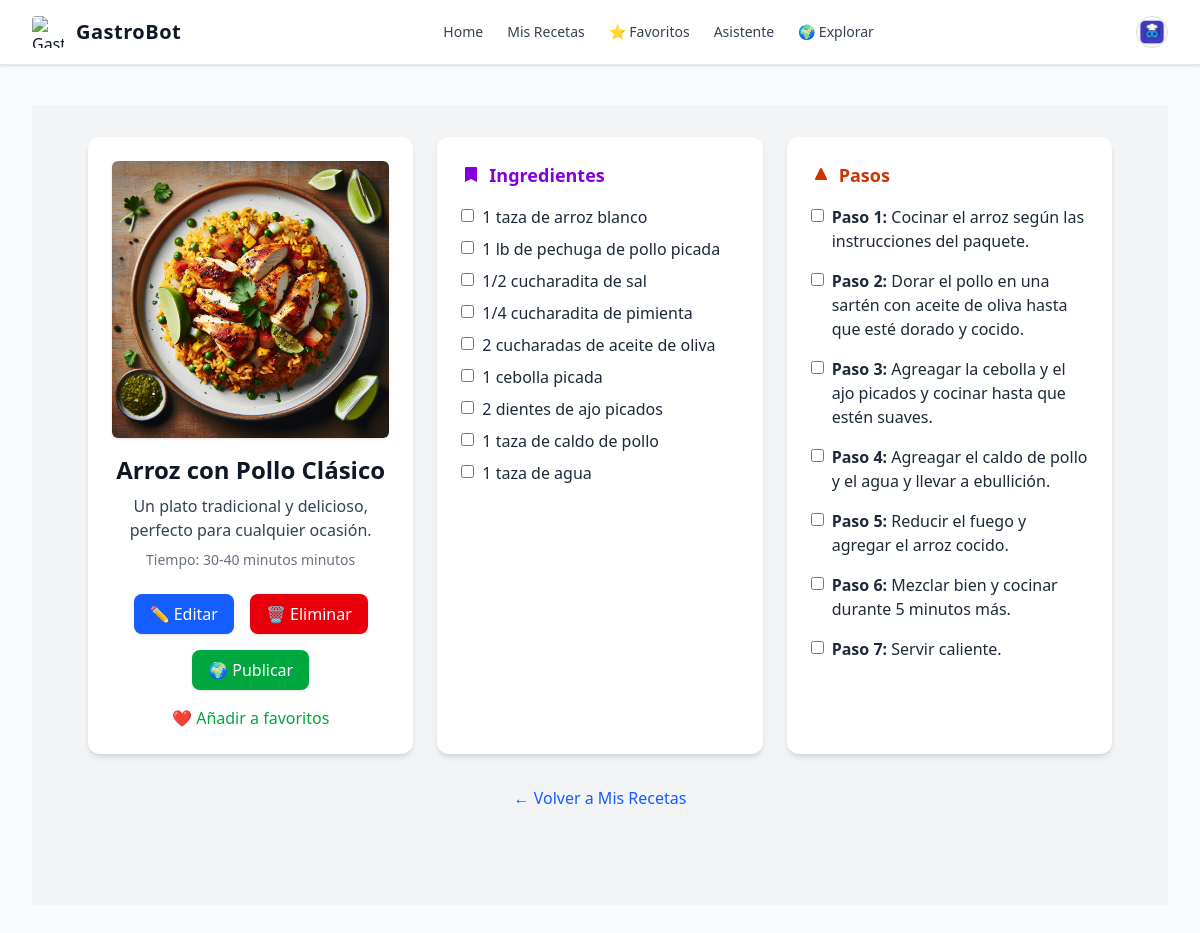
Screenshot of /recetas/detalle-guardada/17/ (signed in) with the database file from the repository.
### usuarios/models.py (models this page shows, shortened)
class Perfil(models.Model):
    user = models.OneToOneField(User, on_delete=models.CASCADE)
    imagen = models.ImageField(upload_to='perfiles/', blank=True, null=True)
    bio = models.TextField(max_length=500, blank=True)
    pais = models.CharField(max_length=100, blank=True)
    nombre = models.CharField(max_length=100, blank=True)
    apellidos = models.CharField(max_length=100, blank=True)
    fecha_nacimiento = models.DateField(null=True, blank=True)

### recetas/models.py (models this page shows, shortened)
class Receta(models.Model):
    titulo = models.CharField(max_length=200)
    descripcion = models.TextField()
    ingredientes = models.TextField()
    pasos = models.TextField()
    tiempo_preparacion = models.CharField(max_length=100)
    imagen = models.ImageField(upload_to='recetas/', blank=True, null=True)
    autor = models.ForeignKey(User, on_delete=models.CASCADE, related_name='recetas')
    fecha_creacion = models.DateTimeField(auto_now_add=True)
    publicada = models.BooleanField(default=False)
    fecha_publicacion = models.DateTimeField(null=True, blank=True)

### recetas/views.py (the view)
# urls.py: path('detalle-guardada/<int:receta_id>/', views.detalle_receta_view, name='detalle_receta_guardada'),
@login_required
def detalle_receta_view(request, receta_id):
    receta = get_object_or_404(Receta, id=receta_id)
    if not receta.publicada and receta.autor != request.user:
        raise Http404("No tienes permiso para ver esta receta.")
    ingredientes = [i.strip() for i in receta.ingredientes.split(';')]
    pasos = [re.sub(r'^\s*\d+[\.\)]\s*', '', p.strip()) for p in receta.pasos.split(';')]
    es_favorita = receta.favoritos.filter(user=request.user).exists()
    return render(request, 'recetas/detalle_guardada.html', {
        'receta': receta,
        'ingredientes': ingredientes,
        'pasos': pasos,
        'es_favorita': es_favorita
    })

### usuarios/context_processors.py (called while the page is built)
def perfil_usuario(request):
    if request.user.is_authenticated:
        try:
            return {'perfil': request.user.perfil}
        except Perfil.DoesNotExist:
            return {'perfil': None}
    return {'perfil': None}

### recetas/templates/recetas/detalle_guardada.html (shortened to what this page needs)
{% extends 'base.html' %}
{% block content %}
<div class="min-h-screen bg-gray-100 dark:bg-gray-900 text-gray-800 dark:text-gray-100 py-8 px-4">
  <div class="container mx-auto">
    <div class="grid md:grid-cols-3 gap-6">
      <div class="bg-white dark:bg-gray-800 shadow-md rounded-xl p-6 flex flex-col items-center">
        {% if receta.imagen %}
        <img
          src="{{ receta.imagen.url }}"
          alt="{{ receta.titulo }}"
          class="rounded-md mb-4 w-full h-auto object-cover shadow"
        />
        {% endif %}
        <h1 class="text-2xl font-bold text-center mb-2 text-gray-900 dark:text-white">
          {{ receta.titulo }}
        </h1>
        <p class="text-center text-gray-700 dark:text-gray-300 mb-2">{{ receta.descripcion }}</p>
        <p class="text-sm text-gray-500 dark:text-gray-400">Tiempo: {{ receta.tiempo_preparacion }}</p>
       <div class="mt-6 flex flex-wrap justify-center gap-4">
        {% if user.is_authenticated and receta.autor == user %}
          <a href="{% url 'recetas:editar_receta' receta.id %}"
            class="bg-blue-600 hover:bg-blue-700 text-white px-4 py-2 rounded-lg shadow transition duration-150">
            ✏️ Editar
          </a>
          <a href="{% url 'recetas:eliminar_receta' receta.id %}"
            class="bg-red-600 hover:bg-red-700 text-white px-4 py-2 rounded-lg shadow transition duration-150">
            🗑️ Eliminar
          </a>
        {% endif %}
        {% if request.user.is_authenticated and receta.autor.id == request.user.id and not receta.publicada %}
          <form method="POST" action="{% url 'recetas:publicar_receta' receta.id %}">
            <button type="submit"
                    class="bg-green-600 hover:bg-green-700 text-white px-4 py-2 rounded-lg shadow transition duration-150">
              🌍 Publicar
            </button>
          </form>
        {% endif %}
        {% if user.is_authenticated %}
          {% if es_favorita %}
            <a href="{% url 'recetas:eliminar_favorito' receta.id %}"
              class="text-red-600 hover:underline">💔 Quitar de favoritos</a>
          {% else %}
            <a href="{% url 'recetas:agregar_favorito' receta.id %}"
              class="text-green-600 hover:underline">❤️ Añadir a favoritos</a>
          {% endif %}
        {% endif %}
      </div>
      </div>
      <div class="bg-white dark:bg-gray-800 shadow-md rounded-xl p-6">
        <h2 class="text-lg font-semibold text-purple-700 dark:text-purple-400 mb-4 flex items-center">
          <svg class="w-5 h-5 mr-2" fill="currentColor" viewBox="0 0 20 20">
            <path d="M4 3a1 1 0 011-1h10a1 1 0 011 1v14l-6-3-6 3V3z" />
          </svg>
          Ingredientes
        </h2>
        <ul class="space-y-2">
          {% for ingrediente in ingredientes %}
          <li class="flex items-start">
            <input type="checkbox" class="mt-1 mr-2 accent-purple-600" />
            <span>{{ ingrediente }}</span>
          </li>
          {% endfor %}
        </ul>
      </div>
      <div class="bg-white dark:bg-gray-800 shadow-md rounded-xl p-6">
        <h2 class="text-lg font-semibold text-orange-700 dark:text-orange-400 mb-4 flex items-center">
          <svg class="w-5 h-5 mr-2" fill="currentColor" viewBox="0 0 20 20">
            <path d="M10 3a1 1 0 01.894.553l5 10A1 1 0 0115 15H5a1 1 0 01-.894-1.447l5-10A1 1 0 0110 3z"/>
          </svg>
          Pasos
        </h2>
        <ul class="space-y-4">
          {% for paso in pasos %}
          <li class="flex items-start">
            <input type="checkbox" class="mt-1 mr-2 accent-orange-600" />
            <span><strong>Paso {{ forloop.counter }}:</strong> {{ paso }}</span>
          </li>
          {% endfor %}
        </ul>
      </div>
    </div>
    <div class="text-center mt-8">
      <a href="{% url 'recetas:mis_recetas' %}" class="text-blue-600 hover:underline">
        ← Volver a Mis Recetas
      </a>
    </div>
  </div>
</div>
{% endblock %}

### core/templates/base.html (shortened to what this page needs)
{% load static %}
<!DOCTYPE html>
<html lang="es" class="h-full font-sans dark">
  <head>
    <link rel="stylesheet" href="{% static 'css/dist/styles.css' %}" />
  </head>
  <body class="h-full bg-gray-50 text-gray-900 dark:bg-gray-900 dark:text-gray-100">
    <div class="min-h-full">
      <nav class="bg-white dark:bg-gray-900 border-b border-gray-200 dark:border-gray-800 shadow-sm">
        <div class="max-w-7xl mx-auto px-4 sm:px-6 lg:px-8">
          <div class="flex h-16 items-center justify-between">
            <div class="flex items-center space-x-3">
              <a href="/">
                <img class="h-8 w-8 rounded" src="{% static 'img/favicon.ico' %}" alt="GastroBot Logo" />
              </a>
              <span class="text-gray-900 dark:text-gray-100 text-xl font-semibold tracking-wide">GastroBot</span>
            </div>
            <div class="hidden md:flex space-x-6 text-sm font-medium">
              <a href="/" class="text-gray-700 dark:text-gray-300 hover:text-violet-500 dark:hover:text-violet-400 transition">Home</a>
              <a href="{% url 'recetas:mis_recetas' %}" class="text-gray-700 dark:text-gray-300 hover:text-violet-500 dark:hover:text-violet-400 transition">Mis Recetas</a>
              <a href="{% url 'recetas:favoritos' %}" class="text-gray-700 dark:text-gray-300 hover:text-violet-500 dark:hover:text-violet-400 transition">⭐ Favoritos</a>
              <a href="{% url 'asistente' %}" class="text-gray-700 dark:text-gray-300 hover:text-violet-500 dark:hover:text-violet-400 transition">Asistente</a>
              <a href="{% url 'recetas:explorar_recetas' %}" class="text-gray-700 dark:text-gray-300 hover:text-violet-500 dark:hover:text-violet-400 transition">🌍 Explorar</a>
            </div>
            <div class="flex items-center space-x-4 text-sm">
              {% if user.is_authenticated and perfil %}
              <div class="relative">
                <details class="relative">
                  <summary class="list-none cursor-pointer flex items-center space-x-2">
                    {% if perfil.imagen and perfil.imagen.name %}
                    <img class="h-8 w-8 rounded-full border border-gray-300 object-cover" src="{{ perfil.imagen.url }}" alt="Avatar" />
                    {% else %}
                    <img class="h-8 w-8 rounded-full border border-gray-300 object-cover" src="/media/defaults/default_user.png" alt="Avatar" />
                    {% endif %}
                  </summary>
                </details>
              </div>
              {% endif %}
            </div>
          </div>
        </div>
      </nav>
      <main>
        <div class="mx-auto max-w-7xl px-4 py-10 sm:px-6 lg:px-8 space-y-6">
          {% block content %}{% endblock %}
        </div>
      </main>
    </div>
  </body>
</html>

### rows the page displays
Perfil: imagen (picture)
Receta: imagen (picture), titulo "Arroz con Pollo Clásico", descripcion "Un plato tradicional y delicioso, perfecto para cualquier ocasión.", tiempo_preparacion "30-40 minutos minutos"

### other values shown
{{ ingrediente }} "1 taza de arroz blanco" "1 lb de pechuga de pollo picada" "1/2 cucharadita de sal" "1/4 cucharadita de pimienta" "2 cucharadas de aceite de oliva" "1 cebolla picada" "2 dientes de ajo picados" "1 taza de caldo de pollo" "1 taza de agua"
{{ paso }} "Cocinar el arroz según las instrucciones del paquete." "Dorar el pollo en una sartén con aceite de oliva hasta que esté dorado y cocido." "Agreagar la cebolla y el ajo picados y cocinar hasta que estén suaves." "Agreagar el caldo de pollo y el agua y llevar a ebullición." "Reducir el fuego y agregar el arroz cocido." "Mezclar bien y cocinar durante 5 minutos más." "Servir caliente."
